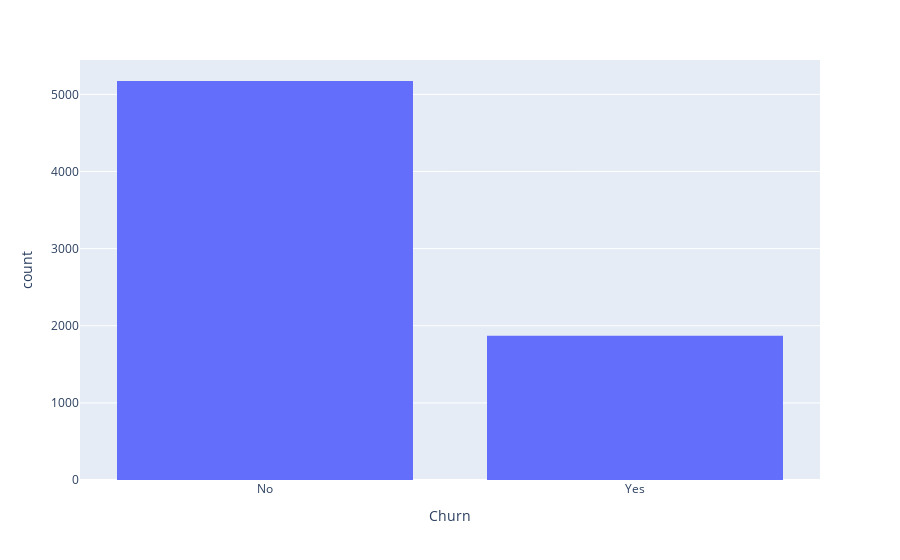

Notebook cell for this chart:
### Code cell
# Visualize Churn 
px.histogram(df,'Churn')

### Figure 1 — Plotly figure (JSON) as saved in the notebook; plotly's stock layout.template omitted (floating-point values rounded to 4 significant figures; data arrays with more than 128 entries replaced by an {"elided": "..."} marker saying what was removed)
{"data": [{"alignmentgroup": "True", "bingroup": "x", "hovertemplate": "Churn=%{x}<br>count=%{y}<extra></extra>", "legendgroup": "", "marker": {"color": "#636efa", "pattern": {"shape": ""}}, "name": "", "offsetgroup": "", "orientation": "v", "showlegend": false, "type": "histogram", "x": {"elided": "7043 str values"}, "xaxis": "x", "yaxis": "y"}], "layout": {"barmode": "relative", "legend": {"tracegroupgap": 0}, "margin": {"t": 60}, "xaxis": {"anchor": "y", "domain": [0, 1], "title": {"text": "Churn"}}, "yaxis": {"anchor": "x", "domain": [0, 1], "title": {"text": "count"}}}}
